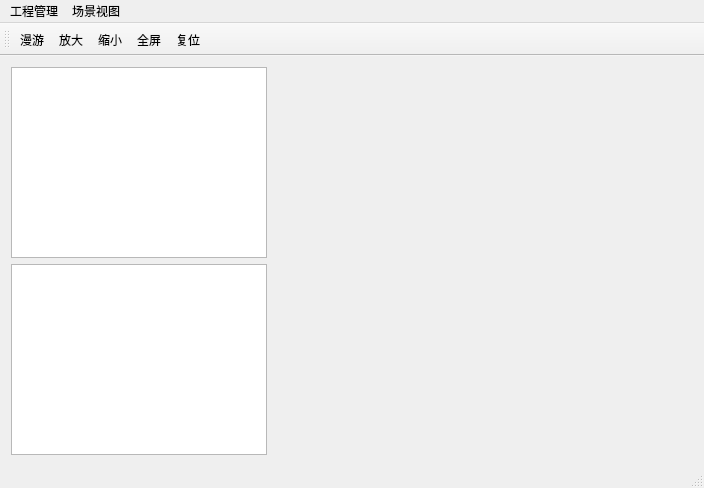
<?xml version="1.0" encoding="UTF-8"?>
<ui version="4.0">
 <class>VR_ApplicationClass</class>
 <widget class="QMainWindow" name="VR_ApplicationClass">
  <property name="geometry">
   <rect>
    <x>0</x>
    <y>0</y>
    <width>704</width>
    <height>488</height>
   </rect>
  </property>
  <property name="sizePolicy">
   <sizepolicy hsizetype="Maximum" vsizetype="Maximum">
    <horstretch>0</horstretch>
    <verstretch>0</verstretch>
   </sizepolicy>
  </property>
  <property name="windowTitle">
   <string>二三维隧道爆破信息仿真系统</string>
  </property>
  <widget class="QWidget" name="centralWidget">
   <layout class="QVBoxLayout" name="verticalLayout_2">
    <item>
     <layout class="QHBoxLayout" name="horizontalLayout_2">
      <item>
       <layout class="QVBoxLayout" name="verticalLayout">
        <item>
         <widget class="QTreeView" name="treeView">
          <property name="sizePolicy">
           <sizepolicy hsizetype="Fixed" vsizetype="Expanding">
            <horstretch>0</horstretch>
            <verstretch>0</verstretch>
           </sizepolicy>
          </property>
         </widget>
        </item>
        <item>
         <widget class="QTableWidget" name="tableWidget">
          <property name="sizePolicy">
           <sizepolicy hsizetype="Fixed" vsizetype="Expanding">
            <horstretch>0</horstretch>
            <verstretch>0</verstretch>
           </sizepolicy>
          </property>
         </widget>
        </item>
       </layout>
      </item>
      <item>
       <layout class="QHBoxLayout" name="horizontalLayout">
        <item>
         <widget class="VR_MapControlWidget" name="vR_MapControlWidget"/>
        </item>
        <item>
         <widget class="VRControl" name="vRControl"/>
        </item>
       </layout>
      </item>
     </layout>
    </item>
   </layout>
  </widget>
  <widget class="QMenuBar" name="menuBar">
   <property name="geometry">
    <rect>
     <x>0</x>
     <y>0</y>
     <width>704</width>
     <height>23</height>
    </rect>
   </property>
   <widget class="QMenu" name="menu">
    <property name="title">
     <string>工程管理</string>
    </property>
   </widget>
   <widget class="QMenu" name="menu_2">
    <property name="title">
     <string>场景视图</string>
    </property>
    <addaction name="action"/>
   </widget>
   <addaction name="menu"/>
   <addaction name="menu_2"/>
  </widget>
  <widget class="QToolBar" name="mainToolBar">
   <attribute name="toolBarArea">
    <enum>TopToolBarArea</enum>
   </attribute>
   <attribute name="toolBarBreak">
    <bool>false</bool>
   </attribute>
   <addaction name="pan_Action"/>
   <addaction name="zoomIn_Action"/>
   <addaction name="zoomOut"/>
   <addaction name="fullScreen_Action"/>
   <addaction name="reset_Action"/>
  </widget>
  <widget class="QStatusBar" name="statusBar"/>
  <action name="action">
   <property name="text">
    <string>全屏</string>
   </property>
  </action>
  <action name="pan_Action">
   <property name="icon">
    <iconset resource="vr_application.qrc">
     <normaloff>:/VR_Application/Resources/pan.png</normaloff>:/VR_Application/Resources/pan.png</iconset>
   </property>
   <property name="text">
    <string>漫游</string>
   </property>
   <property name="toolTip">
    <string>漫游</string>
   </property>
  </action>
  <action name="zoomIn_Action">
   <property name="icon">
    <iconset resource="vr_application.qrc">
     <normaloff>:/VR_Application/Resources/zoomIn.PNG</normaloff>:/VR_Application/Resources/zoomIn.PNG</iconset>
   </property>
   <property name="text">
    <string>放大</string>
   </property>
   <property name="toolTip">
    <string>放大</string>
   </property>
  </action>
  <action name="zoomOut">
   <property name="icon">
    <iconset resource="vr_application.qrc">
     <normaloff>:/VR_Application/Resources/zoomOut.png</normaloff>:/VR_Application/Resources/zoomOut.png</iconset>
   </property>
   <property name="text">
    <string>缩小</string>
   </property>
   <property name="toolTip">
    <string>缩小</string>
   </property>
  </action>
  <action name="fullScreen_Action">
   <property name="icon">
    <iconset resource="vr_application.qrc">
     <normaloff>:/VR_Application/Resources/fullScreen.png</normaloff>:/VR_Application/Resources/fullScreen.png</iconset>
   </property>
   <property name="text">
    <string>全屏</string>
   </property>
   <property name="toolTip">
    <string>全屏</string>
   </property>
  </action>
  <action name="reset_Action">
   <property name="icon">
    <iconset resource="vr_application.qrc">
     <normaloff>:/VR_Application/Resources/clear.png</normaloff>:/VR_Application/Resources/clear.png</iconset>
   </property>
   <property name="text">
    <string>复位</string>
   </property>
   <property name="toolTip">
    <string>复位</string>
   </property>
  </action>
 </widget>
 <layoutdefault spacing="6" margin="11"/>
 <customwidgets>
  <customwidget>
   <class>VR_MapControlWidget</class>
   <extends>QWidget</extends>
   <header>vr_mapcontrolwidget.h</header>
  </customwidget>
  <customwidget>
   <class>VRControl</class>
   <extends>QWidget</extends>
   <header>vrcontrol.h</header>
  </customwidget>
 </customwidgets>
 <resources>
  <include location="vr_application.qrc"/>
 </resources>
 <connections>
  <connection>
   <sender>pan_Action</sender>
   <signal>triggered()</signal>
   <receiver>VR_ApplicationClass</receiver>
   <slot>slotPanMap()</slot>
   <hints>
    <hint type="sourcelabel">
     <x>-1</x>
     <y>-1</y>
    </hint>
    <hint type="destinationlabel">
     <x>359</x>
     <y>243</y>
    </hint>
   </hints>
  </connection>
  <connection>
   <sender>zoomIn_Action</sender>
   <signal>triggered()</signal>
   <receiver>VR_ApplicationClass</receiver>
   <slot>slotZoomInMap()</slot>
   <hints>
    <hint type="sourcelabel">
     <x>-1</x>
     <y>-1</y>
    </hint>
    <hint type="destinationlabel">
     <x>359</x>
     <y>243</y>
    </hint>
   </hints>
  </connection>
  <connection>
   <sender>zoomOut</sender>
   <signal>triggered()</signal>
   <receiver>VR_ApplicationClass</receiver>
   <slot>slotZoomOutMap()</slot>
   <hints>
    <hint type="sourcelabel">
     <x>-1</x>
     <y>-1</y>
    </hint>
    <hint type="destinationlabel">
     <x>359</x>
     <y>243</y>
    </hint>
   </hints>
  </connection>
  <connection>
   <sender>fullScreen_Action</sender>
   <signal>triggered()</signal>
   <receiver>VR_ApplicationClass</receiver>
   <slot>slotFullScreen()</slot>
   <hints>
    <hint type="sourcelabel">
     <x>-1</x>
     <y>-1</y>
    </hint>
    <hint type="destinationlabel">
     <x>359</x>
     <y>243</y>
    </hint>
   </hints>
  </connection>
  <connection>
   <sender>reset_Action</sender>
   <signal>triggered()</signal>
   <receiver>VR_ApplicationClass</receiver>
   <slot>slotReset()</slot>
   <hints>
    <hint type="sourcelabel">
     <x>-1</x>
     <y>-1</y>
    </hint>
    <hint type="destinationlabel">
     <x>359</x>
     <y>243</y>
    </hint>
   </hints>
  </connection>
 </connections>
 <slots>
  <slot>slotPanMap()</slot>
  <slot>slotZoomInMap()</slot>
  <slot>slotZoomOutMap()</slot>
  <slot>slotFullScreen()</slot>
  <slot>slotReset()</slot>
 </slots>
</ui>
